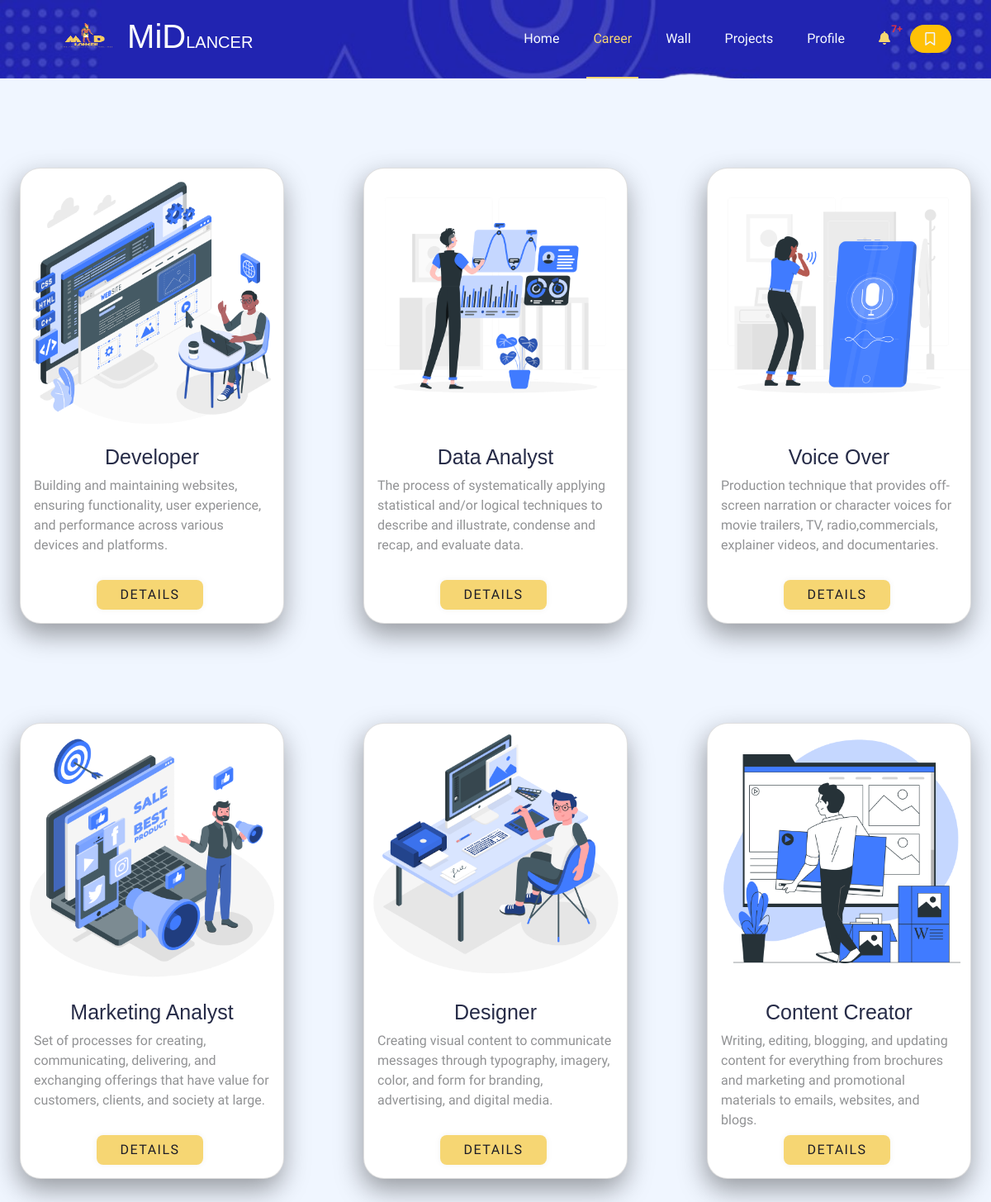
The app's page /career.php (signed in) with its own data.
### tables this page shows
CREATE TABLE `career` (
  `career_id` int(11) NOT NULL,
  `career_path` varchar(250) NOT NULL,
  `career_desc` text NOT NULL,
  `career_image` longtext NOT NULL
);

### career.php (the view, shortened to what this page needs)
<?php
include 'nav+bm.php';
$CareerStmt = "SELECT * FROM `career`";
$ExecCareer = mysqli_query($connect, $CareerStmt);
?>
<!DOCTYPE html>
<html lang="en">
<head>
    <link rel="stylesheet" href="bootstrab/css/bootstrap.min.css">
    <link rel="stylesheet" href="css/career.css">
</head>
<body>
    <div class="main-category py-5">
        <?php while ($data = mysqli_fetch_assoc($ExecCareer)) { ?>
        <div class="card" style="width: 20rem;">
            <img src="img/career/<?php echo $data['career_image']?>" class="card-img-top" alt="career Image">
            <div class="card-body">
                <div class="card-title">
                    <h5><?php echo htmlspecialchars($data['career_path'])?></h5>
                </div>
                <p class="card-text"><?php echo htmlspecialchars($data['career_desc'])?></p>
                <div class="buttons">
                    <button><a href="freelancers.php?cid=<?php echo $data['career_id']; if(isset($_GET['b'])) echo "&b=1"?><?php if(isset($_GET['details'])){ $det = $_GET['details']; echo "&details=$det";}?>">Details</a></button>
                </div>
            </div>
        </div>
        <?php } ?>
    </div>
</body>
</html>

### nav+bm.php (shortened to what this page needs)
<?php
include 'connection.php';
if(isset($_SESSION['user_id']))
    $user_id = $_SESSION['user_id'];
else if (isset($_SESSION['freelancer_id']))
    $LI_F_id = $_SESSION['freelancer_id'];
if(isset($user_id))
{
    $showBkmrk = "SELECT *,`freelancer`.`freelancer_id` AS 'f_fid' FROM `bookmark`
                    JOIN `freelancer` ON `bookmark`.`freelancer_id` = `freelancer`.`freelancer_id`
                    JOIN `rank` ON `freelancer`.`rank_id` = `rank`.`rank_id`
                    LEFT JOIN `subscription` ON `freelancer`.`freelancer_id` = `subscription`.`freelancer_id`
                    WHERE `bookmark`.`user_id` = '$user_id' AND `freelancer`.`admin_hidden`='0' AND  `freelancer`.`hidden` = '0'
                    GROUP BY `freelancer`.`freelancer_id`
                    ORDER BY `rank`.`rank_id` DESC,`subscription`.`plan_id` DESC, `price/hr` DESC ";
    $execShowBkmrk = mysqli_query($connect, $showBkmrk);
    $bkmrkCount = mysqli_num_rows($execShowBkmrk);
}
$currpage = basename($_SERVER['PHP_SELF']);
$pageArray =
    [
        'home.php' => ($currpage == 'home.php') ? ' active' : '',
        'clientprofile.php' => ($currpage == 'clientprofile.php') ? ' active' : '',
        'FREELANCERPROFILE.php' => ($currpage == 'FREELANCERPROFILE.php') ? ' active' : '',
        'career.php' => ($currpage == 'career.php') ? ' active' : '',
        'accepted-requests.php' => ($currpage == 'accepted-requests.php') ? ' active' : '',
        'my_projects_client.php' => ($currpage == 'my_projects_client.php') ? ' active' : '',
        'income-request.php' => ($currpage == 'income-request.php') ? ' active' : '',
        'my_projects_freelancer.php' => ($currpage == 'my_projects_freelancer.php') ? ' active' : '',
        'wall.php' => ($currpage == 'wall.php') ? ' active' : '',
    ];
?>
<!DOCTYPE html>
<html lang="en">
<head>
    <link rel="stylesheet" href="https://cdnjs.cloudflare.com/ajax/libs/font-awesome/6.6.0/css/all.min.css"
 />
    <link href="css/bootstrap.min.css" rel="stylesheet">
    <link href="css/nav+bm.css" rel="stylesheet">
</head>
<body>
<div class="container-xxl position-relative p-0">
    <nav class="navbar navbar-expand-lg navbar-light px-4 px-lg-5  py-lg-0">
        <a href="home.php" class="navbar-brand p-0">
            <h1 class="m-0"><img src="imgs/MiDlancer (2).png" class="w-50 " alt="">MiD<span
                        class="fs-5">LANCER</span></h1>
        </a>
        <div class="collapse navbar-collapse" id="navbarCollapse">
            <div class="navbar-nav ms-auto py-0">
                <a href="home.php" class="nav-item nav-link<?php echo $pageArray['home.php'] ?>">Home</a>
                <a href="career.php" class="nav-item nav-link<?php echo $pageArray['career.php']; ?>">Career</a>
                <a href="wall.php" class="nav-item nav-link<?php echo $pageArray['wall.php'] ?>">Wall</a>
                <?php if(isset($user_id)){ ?>
                    <a href="my_projects_client.php" class="nav-item nav-link<?php echo $pageArray['my_projects_client.php']; ?>">Projects</a>
                    <a href="clientprofile.php" class="nav-item nav-link<?php echo $pageArray['clientprofile.php'] ?>">Profile</a>
                    <a href="accepted-requests.php" class="nav-item nav-link<?php echo $pageArray['accepted-requests.php']; ?>"><i class="fa-solid fa-bell" style="color: #f6d673;"></i>       <span class="position-absolute start-100 translate-middle text-danger badge">
    7+
  </span></i> </a>
                <?php }else if(isset($LI_F_id)){ ?>
                    <a href="my_projects_freelancer.php" class="nav-item nav-link<?php echo $pageArray['my_projects_freelancer.php']; ?>">Projects</a>
                    <a href="FREELANCERPROFILE.php" class="nav-item nav-link<?php echo $pageArray['FREELANCERPROFILE.php']; ?>">Profile</a>
                    <a href="income-request.php" class="nav-item nav-link<?php echo $pageArray['income-request.php']; ?>"><i class="fa-solid fa-bell" style="color: #f6d673;"></i>        <span class="position-absolute start-100 translate-middle text-danger badge">
    7+
    <span class="visually-hidden">unread messages</span>
  </span></i> </a>
                <?php } ?>
            </div>
            <?php
            if(isset($user_id) ) {?>
            <button class=" btn-outline-warning ms-1 btn btn-warning text-light rounded-pill py-2 px-4 ms-3" type="button" data-bs-toggle="offcanvas"
                    data-bs-target="#offcanvasWithBothOptions" aria-controls="offcanvasWithBothOptions">
                <i class="fa-regular fa-bookmark "></i></button>
                <?php if ($bkmrkCount > 5) { ?>
                    <div class="btn-container">
                        <a href="pinned_freelancers.php" class="btn-bookmark btn-outline-warning">show more</a>
                    </div>
                <?php }} ?>
    </nav>
</div>
</body>
</html>

### css/nav+bm.css (style rules this page uses)
:root { --primary-color: #080a74; --secondary-color: #f6d673; --Thirdly-color: #d6d9e0; --fourthly-color: #1d1d27; }
.navbar { background-image: url(../imgs/nav.png); background-repeat: no-repeat; background-size: cover; }
.navbar-light .navbar-nav .nav-link { position: relative; margin-left: 25px; padding: 35px 0; color: var(--Thirdly-color) !important; outline: none; transition: .5s; }
.navbar-light .navbar-nav .nav-link:hover, .navbar-light .navbar-nav .nav-link.active { color: var(--secondary-color) !important; }
.navbar-light .navbar-brand h1 { color: #FFFFFF; }
.navbar-light .navbar-brand img { max-height: 60px; transition: .5s; }
@media (min-width: 992px) { .navbar-light { position: absolute; width: 100%; top: 0; left: 0; border-bottom: 1px solid rgba(256, 256, 256, .1); z-index: 999; } }
@media (min-width: 992px) { .navbar-light .navbar-nav .nav-link::before { position: absolute; content: ""; width: 0; height: 2px; bottom: -1px; left: 50%; background: var(--secondary-color); transition: .5s; } }
@media (min-width: 992px) { .navbar-light .navbar-nav .nav-link:hover::before, .navbar-light .navbar-nav .nav-link.active::before { width: 100%; left: 0; } }
button { padding: 4px 20px; border-radius: 50px; cursor: pointer; border: 0; border-radius: 0.9em; background-color: var(--secondary-color); box-shadow: rgb(0 0 0 / 5%) 0 0 8px; letter-spacing: 1.5px; text-transform: uppercase; font-size: 15px; transition: all 0.5s ease; font-family: inherit; margin-left: 20px; }
a { text-decoration: none; color: var(--fourthly-color); }

### css/career.css (style rules this page uses)
* { padding: 0; margin: 0; box-sizing: border-box; }
:root { --primary-color: #2124b1; --secondary-color: #f6d673; --Thirdly-color: #f7faff; --fourthly-color: #1d1d27; }
.main-category { width: 100%; height: 100%; display: flex; justify-content: center; align-items: center; flex-wrap: wrap; gap: 8%; }
.btn-outline-warning { color: #ffc107; border-color: #ffc107; width: 47px; display: flex; justify-content: center; align-items: center; }
.card { margin-top: 5%; margin-bottom: 5%; border-radius: 25px; box-shadow: -2px 13px 32px 0px rgba(0, 0, 0, 0.378); transition: all 0.5s; }
.card-text { height: 110px; }
.card-img, .card-img-top { border-radius: 25px; }
.card-title { text-align: center; color: var(--primary-color); }
.card-title h5 { font-size: 25px; }
.buttons { display: flex; justify-content: center; align-items: center; }
.buttons button { padding: 6px 28px; border-radius: 50px; cursor: pointer; border: 0; border-radius: 0.5rem; background-color: var(--secondary-color); box-shadow: rgb(0 0 0 / 5%) 0 0 8px; letter-spacing: 1.5px; text-transform: uppercase; font-size: 16px; transition: all 0.5s ease; font-family: inherit; margin-left: -5px; }
button a { text-decoration: none; color: var(--fourthly-color); }

### records on screen
career: career_image (picture), career_path "Developer", career_desc "Building and maintaining websites, ensuring functionality, user experience, and performance across various devices and platforms."
career: career_image (picture), career_path "Data Analyst", career_desc "The process of systematically applying statistical and/or logical techniques to describe and illustrate, condense and recap, and evaluate data."
career: career_image (picture), career_path "Voice Over", career_desc "Production technique that provides off-screen narration or character voices for movie trailers, TV, radio,commercials, explainer videos, and documentaries."
career: career_image (picture), career_path "Marketing Analyst", career_desc "Set of processes for creating, communicating, delivering, and exchanging offerings that have value for customers, clients, and society at large."
career: career_image (picture), career_path "Designer", career_desc "Creating visual content to communicate messages through typography, imagery, color, and form for branding, advertising, and digital media."
career: career_image (picture), career_path "Content Creator", career_desc "Writing, editing, blogging, and updating content for everything from brochures and marketing and promotional materials to emails, websites, and blogs."
